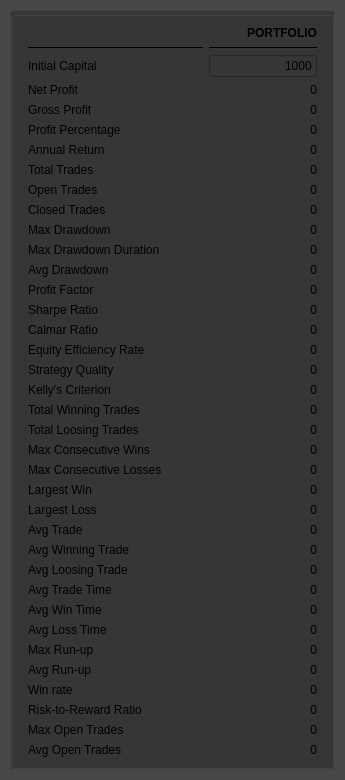
                <widget class="QWidget" name="widget_25" native="true">
                 <property name="styleSheet">
                  <string notr="true">background-color: rgb(71, 71, 71);</string>
                 </property>
                 <layout class="QHBoxLayout" name="horizontalLayout_28">
                  <item>
                   <widget class="QGroupBox" name="groupBox_3">
                    <property name="styleSheet">
                     <string notr="true">background-color: rgb(54, 54, 54);
</string>
                    </property>
                    <property name="title">
                     <string/>
                    </property>
                    <property name="flat">
                     <bool>false</bool>
                    </property>
                    <layout class="QVBoxLayout" name="verticalLayout_6">
                     <item>
                      <layout class="QGridLayout" name="gridLayout">
                       <property name="leftMargin">
                        <number>5</number>
                       </property>
                       <property name="rightMargin">
                        <number>5</number>
                       </property>
                       <item row="32" column="1">
                        <widget class="QLabel" name="Max_Runup_Output">
                         <property name="text">
                          <string>0</string>
                         </property>
                         <property name="alignment">
                          <set>Qt::AlignmentFlag::AlignRight|Qt::AlignmentFlag::AlignTrailing|Qt::AlignmentFlag::AlignVCenter</set>
                         </property>
                        </widget>
                       </item>
                       <item row="25" column="1">
                        <widget class="QLabel" name="Largest_Loss_Output">
                         <property name="text">
                          <string>0</string>
                         </property>
                         <property name="alignment">
                          <set>Qt::AlignmentFlag::AlignRight|Qt::AlignmentFlag::AlignTrailing|Qt::AlignmentFlag::AlignVCenter</set>
                         </property>
                        </widget>
                       </item>
                       <item row="11" column="0">
                        <widget class="QLabel" name="label_6">
                         <property name="text">
                          <string>Max Drawdown</string>
                         </property>
                        </widget>
                       </item>
                       <item row="20" column="1">
                        <widget class="QLabel" name="Total_Wins_Output">
                         <property name="text">
                          <string>0</string>
                         </property>
                         <property name="alignment">
                          <set>Qt::AlignmentFlag::AlignRight|Qt::AlignmentFlag::AlignTrailing|Qt::AlignmentFlag::AlignVCenter</set>
                         </property>
                        </widget>
                       </item>
                       <item row="33" column="1">
                        <widget class="QLabel" name="Avg_Runup_Output">
                         <property name="text">
                          <string>0</string>
                         </property>
                         <property name="alignment">
                          <set>Qt::AlignmentFlag::AlignRight|Qt::AlignmentFlag::AlignTrailing|Qt::AlignmentFlag::AlignVCenter</set>
                         </property>
                        </widget>
                       </item>
                       <item row="12" column="1">
                        <widget class="QLabel" name="Max_Drawdown_Duration_Output">
                         <property name="text">
                          <string>0</string>
                         </property>
                         <property name="alignment">
                          <set>Qt::AlignmentFlag::AlignRight|Qt::AlignmentFlag::AlignTrailing|Qt::AlignmentFlag::AlignVCenter</set>
                         </property>
                        </widget>
                       </item>
                       <item row="27" column="1">
                        <widget class="QLabel" name="Avg_Win_Output">
                         <property name="text">
                          <string>0</string>
                         </property>
                         <property name="alignment">
                          <set>Qt::AlignmentFlag::AlignRight|Qt::AlignmentFlag::AlignTrailing|Qt::AlignmentFlag::AlignVCenter</set>
                         </property>
                        </widget>
                       </item>
                       <item row="36" column="1">
                        <widget class="QLabel" name="Max_Open_Trades_Output">
                         <property name="text">
                          <string>0</string>
                         </property>
                         <property name="alignment">
                          <set>Qt::AlignmentFlag::AlignRight|Qt::AlignmentFlag::AlignTrailing|Qt::AlignmentFlag::AlignVCenter</set>
                         </property>
                        </widget>
                       </item>
                       <item row="7" column="1">
                        <widget class="QLabel" name="Annual_Return_Output">
                         <property name="text">
                          <string>0</string>
                         </property>
                         <property name="alignment">
                          <set>Qt::AlignmentFlag::AlignRight|Qt::AlignmentFlag::AlignTrailing|Qt::AlignmentFlag::AlignVCenter</set>
                         </property>
                        </widget>
                       </item>
                       <item row="33" column="0">
                        <widget class="QLabel" name="label_5">
                         <property name="text">
                          <string>Avg Run-up</string>
                         </property>
                        </widget>
                       </item>
                       <item row="28" column="1">
                        <widget class="QLabel" name="Avg_Loss_Output">
                         <property name="text">
                          <string>0</string>
                         </property>
                         <property name="alignment">
                          <set>Qt::AlignmentFlag::AlignRight|Qt::AlignmentFlag::AlignTrailing|Qt::AlignmentFlag::AlignVCenter</set>
                         </property>
                        </widget>
                       </item>
                       <item row="26" column="0">
                        <widget class="QLabel" name="label_21">
                         <property name="text">
                          <string>Avg Trade</string>
                         </property>
                        </widget>
                       </item>
                       <item row="17" column="1">
                        <widget class="QLabel" name="Equity_Efficiency_Rate_Output">
                         <property name="text">
                          <string>0</string>
                         </property>
                         <property name="alignment">
                          <set>Qt::AlignmentFlag::AlignRight|Qt::AlignmentFlag::AlignTrailing|Qt::AlignmentFlag::AlignVCenter</set>
                         </property>
                        </widget>
                       </item>
                       <item row="8" column="0">
                        <widget class="QLabel" name="Total_Trades_Label">
                         <property name="text">
                          <string>Total Trades</string>
                         </property>
                         <property name="alignment">
                          <set>Qt::AlignmentFlag::AlignLeading|Qt::AlignmentFlag::AlignLeft|Qt::AlignmentFlag::AlignVCenter</set>
                         </property>
                        </widget>
                       </item>
                       <item row="14" column="1">
                        <widget class="QLabel" name="Profit_Factor_Output">
                         <property name="text">
                          <string>0</string>
                         </property>
                         <property name="alignment">
                          <set>Qt::AlignmentFlag::AlignRight|Qt::AlignmentFlag::AlignTrailing|Qt::AlignmentFlag::AlignVCenter</set>
                         </property>
                        </widget>
                       </item>
                       <item row="30" column="0">
                        <widget class="QLabel" name="label_36">
                         <property name="text">
                          <string>Avg Win Time</string>
                         </property>
                        </widget>
                       </item>
                       <item row="23" column="1">
                        <widget class="QLabel" name="Consecutive_Losses_Output">
                         <property name="text">
                          <string>0</string>
                         </property>
                         <property name="alignment">
                          <set>Qt::AlignmentFlag::AlignRight|Qt::AlignmentFlag::AlignTrailing|Qt::AlignmentFlag::AlignVCenter</set>
                         </property>
                        </widget>
                       </item>
                       <item row="20" column="0">
                        <widget class="QLabel" name="label_11">
                         <property name="text">
                          <string>Total Winning Trades</string>
                         </property>
                        </widget>
                       </item>
                       <item row="11" column="1">
                        <widget class="QLabel" name="Max_Drawdown_Output">
                         <property name="text">
                          <string>0</string>
                         </property>
                         <property name="alignment">
                          <set>Qt::AlignmentFlag::AlignRight|Qt::AlignmentFlag::AlignTrailing|Qt::AlignmentFlag::AlignVCenter</set>
                         </property>
                        </widget>
                       </item>
                       <item row="5" column="1">
                        <widget class="QLabel" name="Gross_Profit_Output">
                         <property name="text">
                          <string>0</string>
                         </property>
                         <property name="alignment">
                          <set>Qt::AlignmentFlag::AlignRight|Qt::AlignmentFlag::AlignTrailing|Qt::AlignmentFlag::AlignVCenter</set>
                         </property>
                        </widget>
                       </item>
                       <item row="1" column="1">
                        <widget class="Line" name="line_2">
                         <property name="frameShadow">
                          <enum>QFrame::Shadow::Plain</enum>
                         </property>
                         <property name="orientation">
                          <enum>Qt::Orientation::Horizontal</enum>
                         </property>
                        </widget>
                       </item>
                       <item row="24" column="1">
                        <widget class="QLabel" name="Largest_Win_Output">
                         <property name="text">
                          <string>0</string>
                         </property>
                         <property name="alignment">
                          <set>Qt::AlignmentFlag::AlignRight|Qt::AlignmentFlag::AlignTrailing|Qt::AlignmentFlag::AlignVCenter</set>
                         </property>
                        </widget>
                       </item>
                       <item row="2" column="1">
                        <widget class="QLineEdit" name="Initial_Capital_Input">
                         <property name="sizePolicy">
                          <sizepolicy hsizetype="Fixed" vsizetype="Fixed">
                           <horstretch>0</horstretch>
                           <verstretch>0</verstretch>
                          </sizepolicy>
                         </property>
                         <property name="maximumSize">
                          <size>
                           <width>16777215</width>
                           <height>16777215</height>
                          </size>
                         </property>
                         <property name="layoutDirection">
                          <enum>Qt::LayoutDirection::LeftToRight</enum>
                         </property>
                         <property name="text">
                          <string>1000</string>
                         </property>
                         <property name="alignment">
                          <set>Qt::AlignmentFlag::AlignRight|Qt::AlignmentFlag::AlignTrailing|Qt::AlignmentFlag::AlignVCenter</set>
                         </property>
                        </widget>
                       </item>
                       <item row="35" column="1">
                        <widget class="QLabel" name="RR_Output">
                         <property name="text">
                          <string>0</string>
                         </property>
                         <property name="alignment">
                          <set>Qt::AlignmentFlag::AlignRight|Qt::AlignmentFlag::AlignTrailing|Qt::AlignmentFlag::AlignVCenter</set>
                         </property>
                        </widget>
                       </item>
                       <item row="37" column="0">
                        <widget class="QLabel" name="label_15">
                         <property name="text">
                          <string>Avg Open Trades</string>
                         </property>
                        </widget>
                       </item>
                       <item row="9" column="0">
                        <widget class="QLabel" name="Closed_Trades_Label">
                         <property name="text">
                          <string>Open Trades</string>
                         </property>
                         <property name="alignment">
                          <set>Qt::AlignmentFlag::AlignLeading|Qt::AlignmentFlag::AlignLeft|Qt::AlignmentFlag::AlignVCenter</set>
                         </property>
                        </widget>
                       </item>
                       <item row="26" column="1">
                        <widget class="QLabel" name="Avg_Trade_Output">
                         <property name="text">
                          <string>0</string>
                         </property>
                         <property name="alignment">
                          <set>Qt::AlignmentFlag::AlignRight|Qt::AlignmentFlag::AlignTrailing|Qt::AlignmentFlag::AlignVCenter</set>
                         </property>
                        </widget>
                       </item>
                       <item row="31" column="1">
                        <widget class="QLabel" name="Avg_Loss_Time_Output">
                         <property name="text">
                          <string>0</string>
                         </property>
                         <property name="alignment">
                          <set>Qt::AlignmentFlag::AlignRight|Qt::AlignmentFlag::AlignTrailing|Qt::AlignmentFlag::AlignVCenter</set>
                         </property>
                        </widget>
                       </item>
                       <item row="31" column="0">
                        <widget class="QLabel" name="label_37">
                         <property name="text">
                          <string>Avg Loss Time</string>
                         </property>
                        </widget>
                       </item>
                       <item row="10" column="1">
                        <widget class="QLabel" name="Closed_Trades_Output">
                         <property name="text">
                          <string>0</string>
                         </property>
                         <property name="alignment">
                          <set>Qt::AlignmentFlag::AlignRight|Qt::AlignmentFlag::AlignTrailing|Qt::AlignmentFlag::AlignVCenter</set>
                         </property>
                        </widget>
                       </item>
                       <item row="35" column="0">
                        <widget class="QLabel" name="label_59">
                         <property name="text">
                          <string>Risk-to-Reward Ratio</string>
                         </property>
                        </widget>
                       </item>
                       <item row="24" column="0">
                        <widget class="QLabel" name="label_19">
                         <property name="text">
                          <string>Largest Win</string>
                         </property>
                        </widget>
                       </item>
                       <item row="30" column="1">
                        <widget class="QLabel" name="Avg_Win_Time_Output">
                         <property name="text">
                          <string>0</string>
                         </property>
                         <property name="alignment">
                          <set>Qt::AlignmentFlag::AlignRight|Qt::AlignmentFlag::AlignTrailing|Qt::AlignmentFlag::AlignVCenter</set>
                         </property>
                        </widget>
                       </item>
                       <item row="16" column="1">
                        <widget class="QLabel" name="Calmar_Ratio_Output">
                         <property name="text">
                          <string>0</string>
                         </property>
                         <property name="alignment">
                          <set>Qt::AlignmentFlag::AlignRight|Qt::AlignmentFlag::AlignTrailing|Qt::AlignmentFlag::AlignVCenter</set>
                         </property>
                        </widget>
                       </item>
                       <item row="0" column="1">
                        <widget class="QLabel" name="label_45">
                         <property name="minimumSize">
                          <size>
                           <width>90</width>
                           <height>0</height>
                          </size>
                         </property>
                         <property name="maximumSize">
                          <size>
                           <width>150</width>
                           <height>16777215</height>
                          </size>
                         </property>
                         <property name="font">
                          <font>
                           <bold>true</bold>
                           <underline>false</underline>
                          </font>
                         </property>
                         <property name="text">
                          <string>PORTFOLIO</string>
                         </property>
                         <property name="alignment">
                          <set>Qt::AlignmentFlag::AlignRight|Qt::AlignmentFlag::AlignTrailing|Qt::AlignmentFlag::AlignVCenter</set>
                         </property>
                        </widget>
                       </item>
                       <item row="8" column="1">
                        <widget class="QLabel" name="Total_Trades_Output">
                         <property name="text">
                          <string>0</string>
                         </property>
                         <property name="alignment">
                          <set>Qt::AlignmentFlag::AlignRight|Qt::AlignmentFlag::AlignTrailing|Qt::AlignmentFlag::AlignVCenter</set>
                         </property>
                        </widget>
                       </item>
                       <item row="32" column="0">
                        <widget class="QLabel" name="label_38">
                         <property name="text">
                          <string>Max Run-up</string>
                         </property>
                        </widget>
                       </item>
                       <item row="17" column="0">
                        <widget class="QLabel" name="label_76">
                         <property name="text">
                          <string>Equity Efficiency Rate</string>
                         </property>
                        </widget>
                       </item>
                       <item row="15" column="0">
                        <widget class="QLabel" name="label_10">
                         <property name="text">
                          <string>Sharpe Ratio</string>
                         </property>
                        </widget>
                       </item>
                       <item row="37" column="1">
                        <widget class="QLabel" name="Avg_Open_Trades_Output">
                         <property name="text">
                          <string>0</string>
                         </property>
                         <property name="alignment">
                          <set>Qt::AlignmentFlag::AlignRight|Qt::AlignmentFlag::AlignTrailing|Qt::AlignmentFlag::AlignVCenter</set>
                         </property>
                        </widget>
                       </item>
                       <item row="13" column="1">
                        <widget class="QLabel" name="Avg_Drawdown_Output">
                         <property name="text">
                          <string>0</string>
                         </property>
                         <property name="alignment">
                          <set>Qt::AlignmentFlag::AlignRight|Qt::AlignmentFlag::AlignTrailing|Qt::AlignmentFlag::AlignVCenter</set>
                         </property>
                        </widget>
                       </item>
                       <item row="6" column="0">
                        <widget class="QLabel" name="label_7">
                         <property name="text">
                          <string>Profit Percentage</string>
                         </property>
                        </widget>
                       </item>
                       <item row="19" column="0">
                        <widget class="QLabel" name="label_63">
                         <property name="text">
                          <string>Kelly's Criterion</string>
                         </property>
                        </widget>
                       </item>
                       <item row="3" column="1">
                        <widget class="QLabel" name="Net_Profit_Output">
                         <property name="text">
                          <string>0</string>
                         </property>
                         <property name="alignment">
                          <set>Qt::AlignmentFlag::AlignRight|Qt::AlignmentFlag::AlignTrailing|Qt::AlignmentFlag::AlignVCenter</set>
                         </property>
                        </widget>
                       </item>
                       <item row="29" column="0">
                        <widget class="QLabel" name="label_24">
                         <property name="text">
                          <string>Avg Trade Time</string>
                         </property>
                        </widget>
                       </item>
                       <item row="9" column="1">
                        <widget class="QLabel" name="Open_Trades_Output">
                         <property name="text">
                          <string>0</string>
                         </property>
                         <property name="alignment">
                          <set>Qt::AlignmentFlag::AlignRight|Qt::AlignmentFlag::AlignTrailing|Qt::AlignmentFlag::AlignVCenter</set>
                         </property>
                        </widget>
                       </item>
                       <item row="22" column="0">
                        <widget class="QLabel" name="label_17">
                         <property name="text">
                          <string>Max Consecutive Wins</string>
                         </property>
                        </widget>
                       </item>
                       <item row="23" column="0">
                        <widget class="QLabel" name="label_18">
                         <property name="minimumSize">
                          <size>
                           <width>175</width>
                           <height>0</height>
                          </size>
                         </property>
                         <property name="text">
                          <string>Max Consecutive Losses</string>
                         </property>
                        </widget>
                       </item>
                       <item row="25" column="0">
                        <widget class="QLabel" name="label_20">
                         <property name="text">
                          <string>Largest Loss</string>
                         </property>
                        </widget>
                       </item>
                       <item row="28" column="0">
                        <widget class="QLabel" name="label_23">
                         <property name="text">
                          <string>Avg Loosing Trade</string>
                         </property>
                        </widget>
                       </item>
                       <item row="14" column="0">
                        <widget class="QLabel" name="label_9">
                         <property name="text">
                          <string>Profit Factor</string>
                         </property>
                        </widget>
                       </item>
                       <item row="13" column="0">
                        <widget class="QLabel" name="label_8">
                         <property name="text">
                          <string>Avg Drawdown</string>
                         </property>
                        </widget>
                       </item>
                       <item row="3" column="0">
                        <widget class="QLabel" name="label_34">
                         <property name="text">
                          <string>Net Profit</string>
                         </property>
                        </widget>
                       </item>
                       <item row="1" column="0">
                        <widget class="Line" name="line">
                         <property name="frameShadow">
                          <enum>QFrame::Shadow::Plain</enum>
                         </property>
                         <property name="orientation">
                          <enum>Qt::Orientation::Horizontal</enum>
                         </property>
                        </widget>
                       </item>
                       <item row="19" column="1">
                        <widget class="QLabel" name="Kelly_Output">
                         <property name="text">
                          <string>0</string>
                         </property>
                         <property name="alignment">
                          <set>Qt::AlignmentFlag::AlignRight|Qt::AlignmentFlag::AlignTrailing|Qt::AlignmentFlag::AlignVCenter</set>
                         </property>
                        </widget>
                       </item>
                       <item row="12" column="0">
                        <widget class="QLabel" name="label_78">
                         <property name="text">
                          <string>Max Drawdown Duration</string>
                         </property>
                        </widget>
                       </item>
                       <item row="36" column="0">
                        <widget class="QLabel" name="label_14">
                         <property name="text">
                          <string>Max Open Trades</string>
                         </property>
                        </widget>
                       </item>
                       <item row="21" column="1">
                        <widget class="QLabel" name="Total_Losses_Output">
                         <property name="text">
                          <string>0</string>
                         </property>
                         <property name="alignment">
                          <set>Qt::AlignmentFlag::AlignRight|Qt::AlignmentFlag::AlignTrailing|Qt::AlignmentFlag::AlignVCenter</set>
                         </property>
                        </widget>
                       </item>
                       <item row="29" column="1">
                        <widget class="QLabel" name="Avg_Trade_Time_Output">
                         <property name="text">
                          <string>0</string>
                         </property>
                         <property name="alignment">
                          <set>Qt::AlignmentFlag::AlignRight|Qt::AlignmentFlag::AlignTrailing|Qt::AlignmentFlag::AlignVCenter</set>
                         </property>
                        </widget>
                       </item>
                       <item row="5" column="0">
                        <widget class="QLabel" name="label">
                         <property name="text">
                          <string>Gross Profit</string>
                         </property>
                        </widget>
                       </item>
                       <item row="16" column="0">
                        <widget class="QLabel" name="label_60">
                         <property name="text">
                          <string>Calmar Ratio</string>
                         </property>
                        </widget>
                       </item>
                       <item row="2" column="0">
                        <widget class="QLabel" name="label_12">
                         <property name="text">
                          <string>Initial Capital</string>
                         </property>
                        </widget>
                       </item>
                       <item row="6" column="1">
                        <widget class="QLabel" name="Profit_Percentage_Output">
                         <property name="text">
                          <string>0</string>
                         </property>
                         <property name="alignment">
                          <set>Qt::AlignmentFlag::AlignRight|Qt::AlignmentFlag::AlignTrailing|Qt::AlignmentFlag::AlignVCenter</set>
                         </property>
                        </widget>
                       </item>
                       <item row="34" column="0">
                        <widget class="QLabel" name="label_42">
                         <property name="text">
                          <string>Win rate</string>
                         </property>
                        </widget>
                       </item>
                       <item row="22" column="1">
                        <widget class="QLabel" name="Consecutive_Wins_Output">
                         <property name="text">
                          <string>0</string>
                         </property>
                         <property name="alignment">
                          <set>Qt::AlignmentFlag::AlignRight|Qt::AlignmentFlag::AlignTrailing|Qt::AlignmentFlag::AlignVCenter</set>
                         </property>
                        </widget>
                       </item>
                       <item row="7" column="0">
                        <widget class="QLabel" name="label_61">
                         <property name="text">
                          <string>Annual Return</string>
                         </property>
                        </widget>
                       </item>
                       <item row="34" column="1">
                        <widget class="QLabel" name="Winrate_Output">
                         <property name="text">
                          <string>0</string>
                         </property>
                         <property name="alignment">
                          <set>Qt::AlignmentFlag::AlignRight|Qt::AlignmentFlag::AlignTrailing|Qt::AlignmentFlag::AlignVCenter</set>
                         </property>
                        </widget>
                       </item>
                       <item row="15" column="1">
                        <widget class="QLabel" name="Sharpe_Ratio_Output">
                         <property name="text">
                          <string>0</string>
                         </property>
                         <property name="alignment">
                          <set>Qt::AlignmentFlag::AlignRight|Qt::AlignmentFlag::AlignTrailing|Qt::AlignmentFlag::AlignVCenter</set>
                         </property>
                        </widget>
                       </item>
                       <item row="10" column="0">
                        <widget class="QLabel" name="label_4">
                         <property name="text">
                          <string>Closed Trades</string>
                         </property>
                        </widget>
                       </item>
                       <item row="21" column="0">
                        <widget class="QLabel" name="label_16">
                         <property name="text">
                          <string>Total Loosing Trades</string>
                         </property>
                        </widget>
                       </item>
                       <item row="27" column="0">
                        <widget class="QLabel" name="label_22">
                         <property name="text">
                          <string>Avg Winning Trade</string>
                         </property>
                        </widget>
                       </item>
                       <item row="18" column="0">
                        <widget class="QLabel" name="label_77">
                         <property name="text">
                          <string>Strategy Quality</string>
                         </property>
                        </widget>
                       </item>
                       <item row="18" column="1">
                        <widget class="QLabel" name="Strategy_Quality_Output">
                         <property name="text">
                          <string>0</string>
                         </property>
                         <property name="alignment">
                          <set>Qt::AlignmentFlag::AlignRight|Qt::AlignmentFlag::AlignTrailing|Qt::AlignmentFlag::AlignVCenter</set>
                         </property>
                        </widget>
                       </item>
                      </layout>
                     </item>
                    </layout>
                   </widget>
                  </item>
                 </layout>
                </widget>
